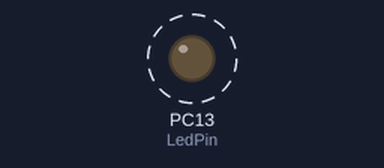
A sketch run on a simulated STM32 Blue Pill. Parts: output pins drawn as LEDs (lit = HIGH). Dashed ring = blinking.

Above: at 0.05 s.
Timing chart, 0 to 3.0 s (numbered marks = the images above):
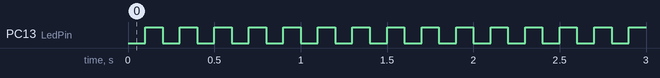

The sketch:

lab1__stm32f103.ino
```cpp
// Лаболаторна робота №1
// Код для плати STM32F103C8T6
//
// Автор: Калюта Дмитро
// Група: РС-31мп

#define LedPin PC13

void setup() {
  // put your setup code here, to run once:
  pinMode(LedPin, OUTPUT);
}

void loop() {
  // put your main code here, to run repeatedly:
  digitalWrite(LedPin, LOW);  // Подати на пін низький рівень (0)
  delay(100);   // затримка
  digitalWrite(LedPin, HIGH);   // Подати на пін високий рівень (1)
  delay(100); // затримка
}
```

Measured:
- by itself, PC13 (LedPin): alternates HIGH for 0.10 s and LOW for 0.10 s
